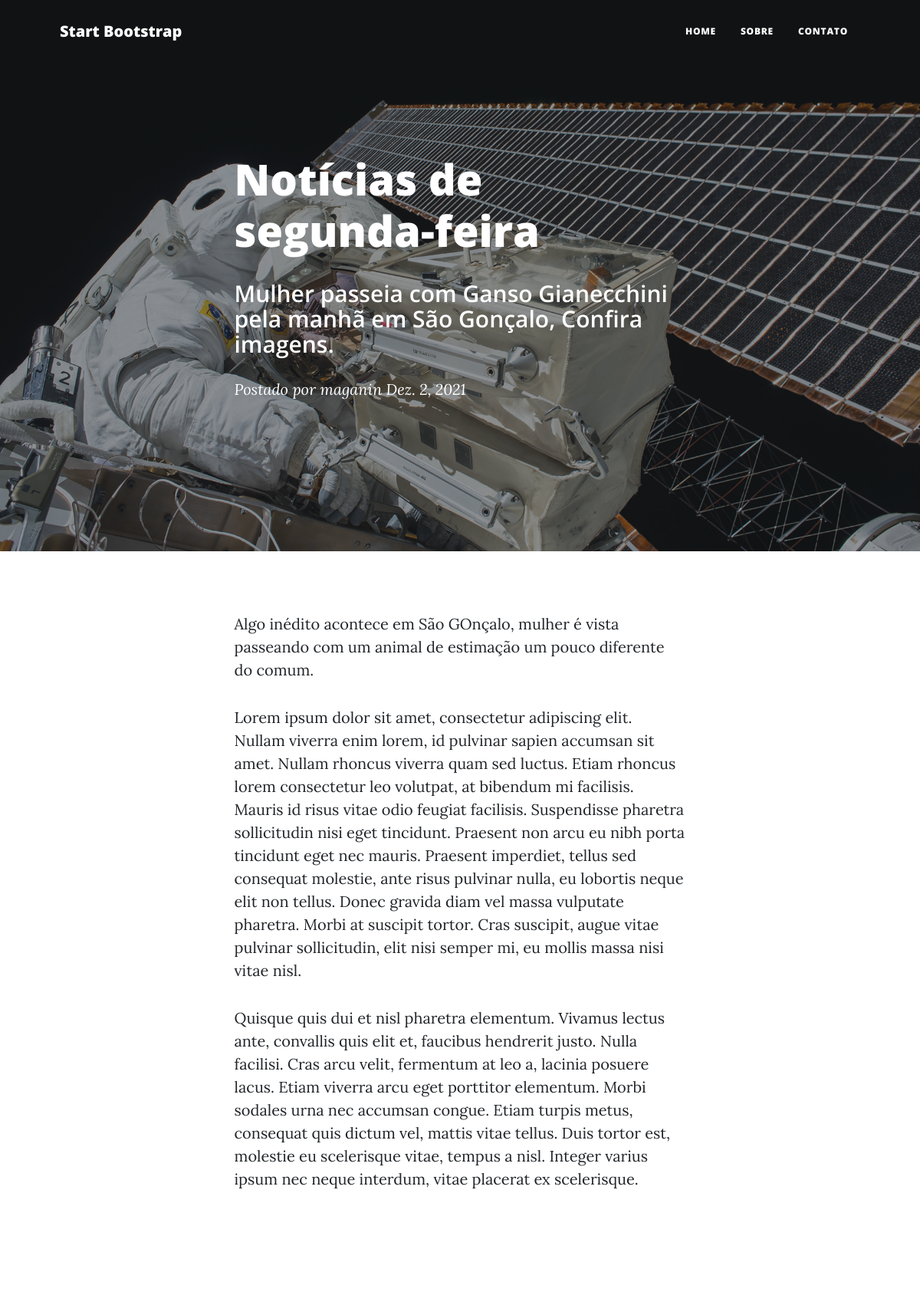
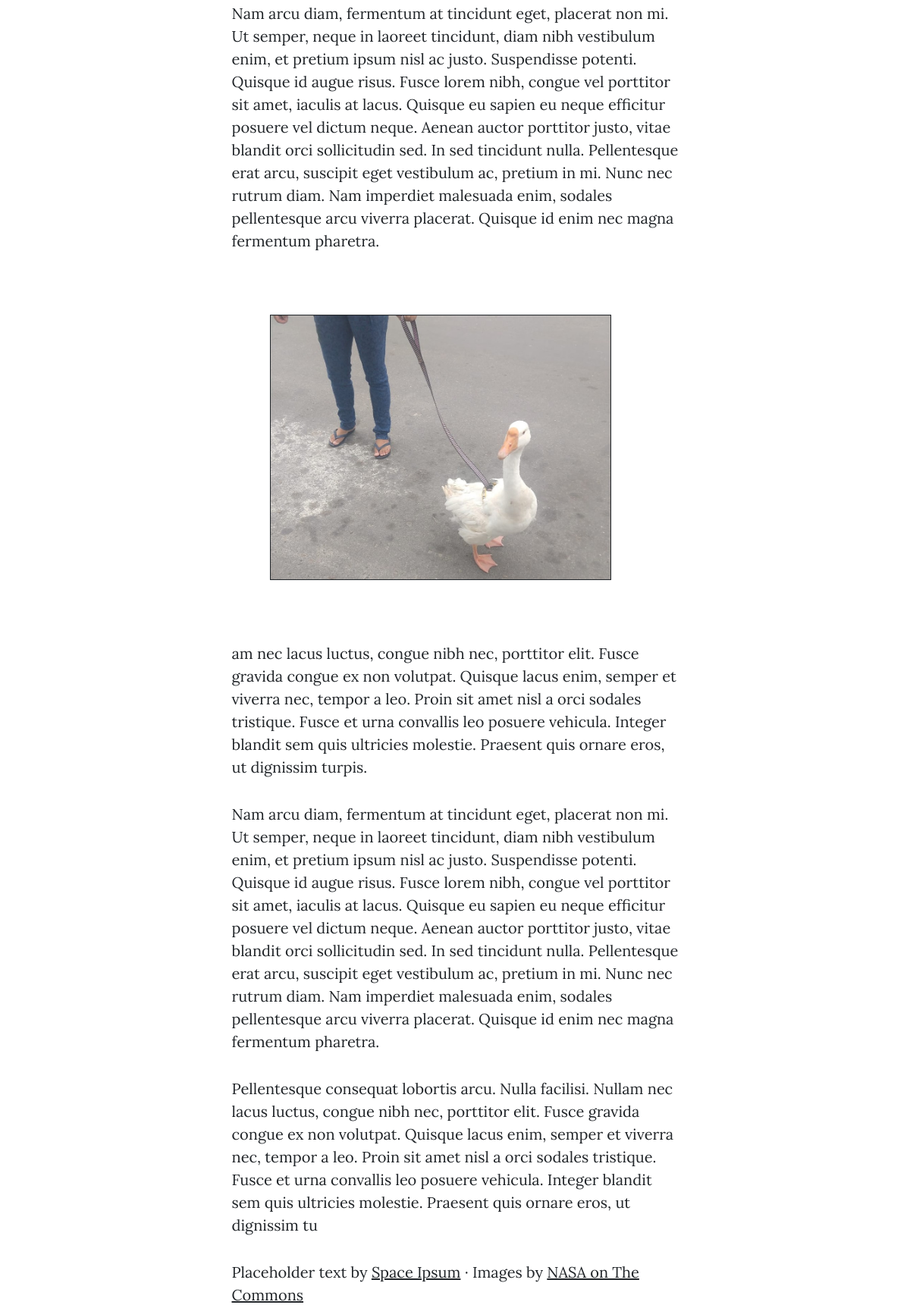
/posts/1 (upper part), run on the app's committed database (2 pictures, top to bottom).
### blog/models.py (models this page shows, shortened)
class Post(models.Model):
    title = models.CharField(max_length=255)
    summary = RichTextField()
    content = RichTextUploadingField()
    author = models.ForeignKey(User, on_delete=models.PROTECT)
    created_at = models.DateField(auto_now_add=True)

### blog/views.py (the view)
# urls.py: path('posts/<int:post_id>', views.post),
def post(request, post_id):
    post = Post.objects.get(pk=post_id)
    return render(request, 'post.html', {'post': post})

### templates/post.html
{% extends 'base.html' %}
{% block content %}
        <header class="masthead" style="background-image: url('assets/img/post-bg.jpg')">
            <div class="container position-relative px-4 px-lg-5">
                <div class="row gx-4 gx-lg-5 justify-content-center">
                    <div class="col-md-10 col-lg-8 col-xl-7">
                        <div class="post-heading">
                            <h1>{{ post.title }}</h1>
                            <h3 class="subheading">{{ post.summary|safe }}</h3>
                            <span class="meta">
                                Postado por
                                <a href="#!">{{ post.author }}</a>
                                {{ post.created_at }}
                            </span>
                        </div>
                    </div>
                </div>
            </div>
        </header>
        <article class="mb-4">
            <div class="container px-4 px-lg-5">
                <div class="row gx-4 gx-lg-5 justify-content-center">
                    <div class="col-md-10 col-lg-8 col-xl-7">
                        <p>{{ post.content|safe }}</p>
                        <p>
                            Placeholder text by
                            <a href="http://spaceipsum.com/">Space Ipsum</a>
                            &middot; Images by
                            <a href="https://www.flickr.com/photos/nasacommons/">NASA on The Commons</a>
                        </p>
                    </div>
                </div>
            </div>
        </article>
{% endblock %}

### data on the page
Post: title "Notícias de segunda-feira", summary "Mulher passeia com Ganso Gianecchini pela manhã em São Gonçalo, Confira imagens.", author "maganin", created_at "Dez. 2, 2021", content "Algo inédito acontece em São GOnçalo, mulher é vista passeando com um animal de estimação um pouco diferente do comum. Lorem ipsum dolor sit amet, consectetur adipiscing elit. Nullam viverra enim lorem, id pulvinar sapien accumsan sit amet. Nullam rhoncus viverra quam sed luctus. Etiam rhoncus lorem consectetur leo volutpat, at bibendum mi facilisis. Mauris id risus vitae odio feugiat facilisis. Suspendisse pharetra sollicitudin nisi eget tincidunt. Praesent non arcu eu nibh porta tincidunt eget nec mauris. Praesent imperdiet, tellus sed consequat molestie, ante risus pulvinar nulla, eu lobortis neque elit non tellus. Donec gravida diam vel massa vulputate pharetra. Morbi at suscipit…", content (picture)
